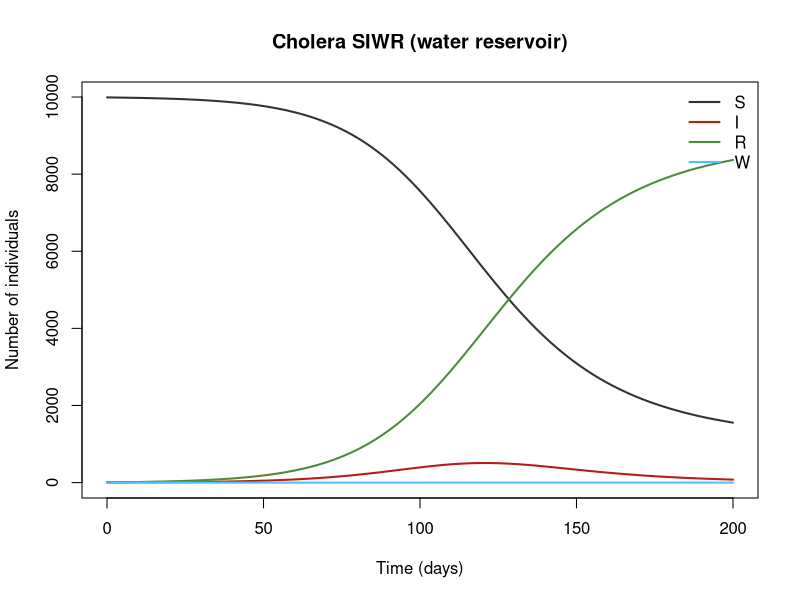
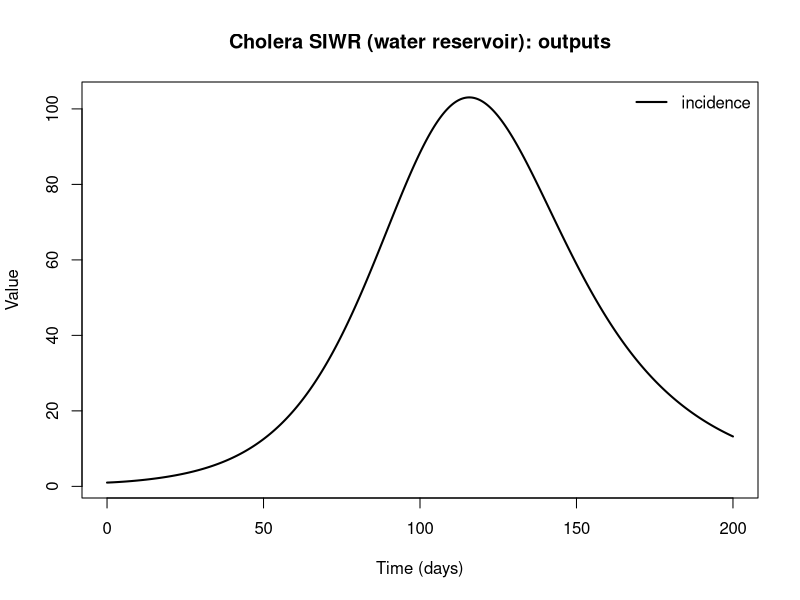

Write R code to recreate these figures, in order.
## Cholera SIWR (water reservoir)
## Direct transmission plus indirect transmission through a contaminated water compartment W
## (W is a normalised pathogen concentration, so it is excluded from N).
## Reference: Tien & Earn (2010), Bull. Math. Biol. 72:1506-1533
##
## Generated from a compartmental model diagram (model format v1).
## Regenerating from the same diagram always gives this exact file.
##
## Compartments: S, I, R, W
## Flows (time unit: days):
##   S -> I          : lam * S
##   I -> R          : gamma * I
##   (outside) -> W  : xi * I / N
##   W -> (outside)  : xi * W

library(deSolve)

# ---- Time ------------------------------------------------------------
times <- seq(0, 200, by = 0.5)  # days

# ---- Parameters ------------------------------------------------------
parameters <- c(
  betaI = 0.1,    # direct transmission rate per day
  betaW = 0.4,    # water-borne transmission rate per day
  gamma = 1 / 5,  # recovery rate
  xi = 1 / 30     # shedding / decay rate of pathogen in water
)

# ---- Initial conditions ----------------------------------------------
state <- c(
  S = 9990,  # Susceptible
  I = 10,    # Infectious
  R = 0,     # Recovered
  W = 0      # Water (pathogen)
)

# ---- Model equations -------------------------------------------------
cholera_siwr_model <- function(t, state, parameters) {
  with(as.list(c(state, parameters)), {
    # Total population
    N <- S + I + R

    # Derived quantities
    lam <- betaI * I / N + betaW * W  # force of infection

    # Flows recorded as outputs
    incidence <- lam * S

    # Rates of change
    dS <- -lam * S
    dI <- lam * S - gamma * I
    dR <- gamma * I
    dW <- xi * I / N - xi * W

    list(c(dS, dI, dR, dW), c(incidence = incidence))
  })
}

# ---- Solve -----------------------------------------------------------
out <- ode(y = state, times = times, func = cholera_siwr_model, parms = parameters)
out <- as.data.frame(out)

# ---- Plot ------------------------------------------------------------
compartment_cols <- c(S = "#333333", I = "#B71C1C", R = "#4E8A3E", W = "#4FC3F7")
matplot(out$time, out[, names(compartment_cols)], type = "l", lty = 1, lwd = 2,
        col = compartment_cols, xlab = "Time (days)", ylab = "Number of individuals",
        main = "Cholera SIWR (water reservoir)")
legend("topright", legend = names(compartment_cols), col = compartment_cols,
       lty = 1, lwd = 2, bty = "n")

output_names <- c("incidence")
matplot(out$time, out[, output_names, drop = FALSE], type = "l", lty = 1, lwd = 2,
        col = seq_along(output_names), xlab = "Time (days)", ylab = "Value",
        main = "Cholera SIWR (water reservoir): outputs")
legend("topright", legend = output_names, col = seq_along(output_names),
       lty = 1, lwd = 2, bty = "n")
